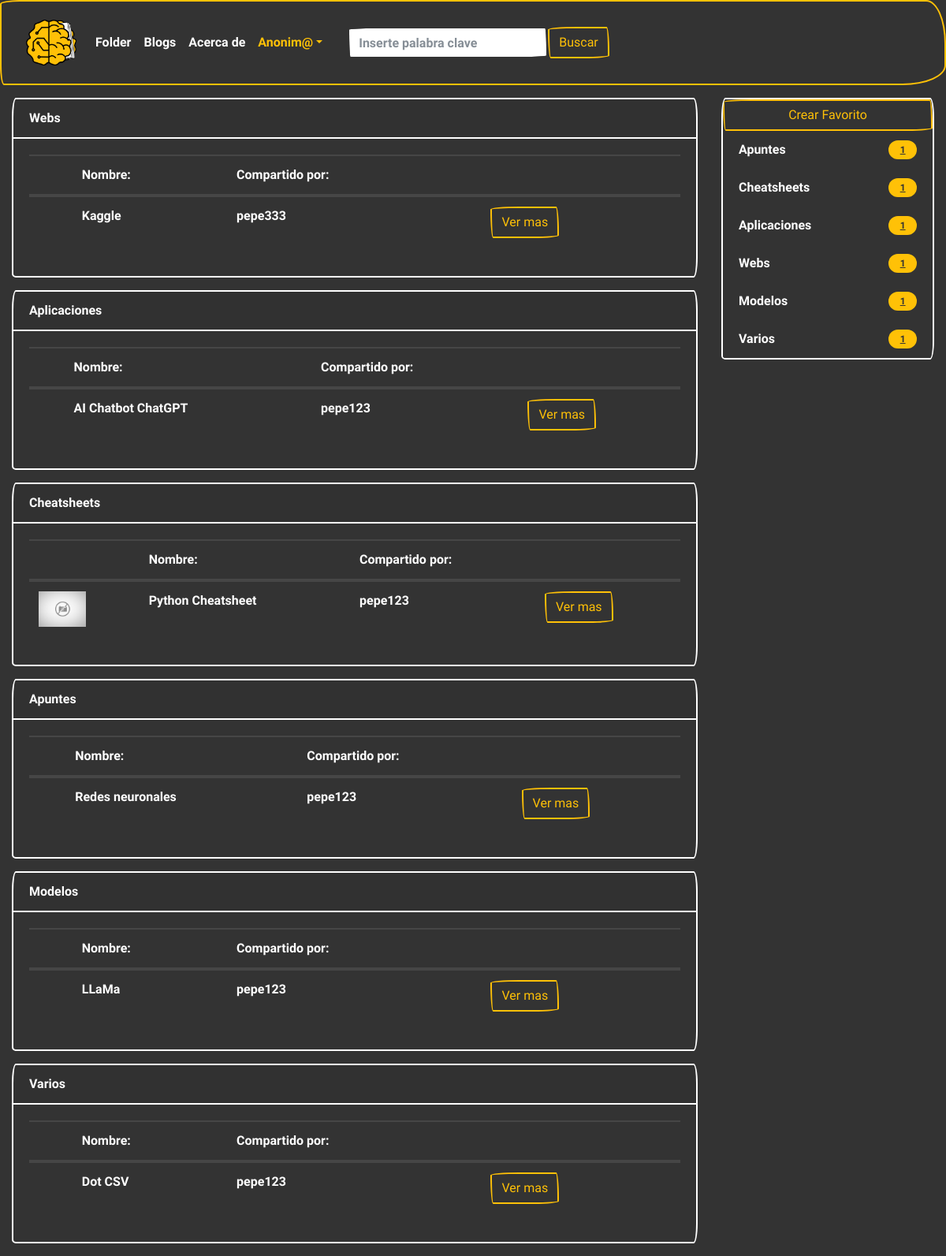
The app's page /, older data.
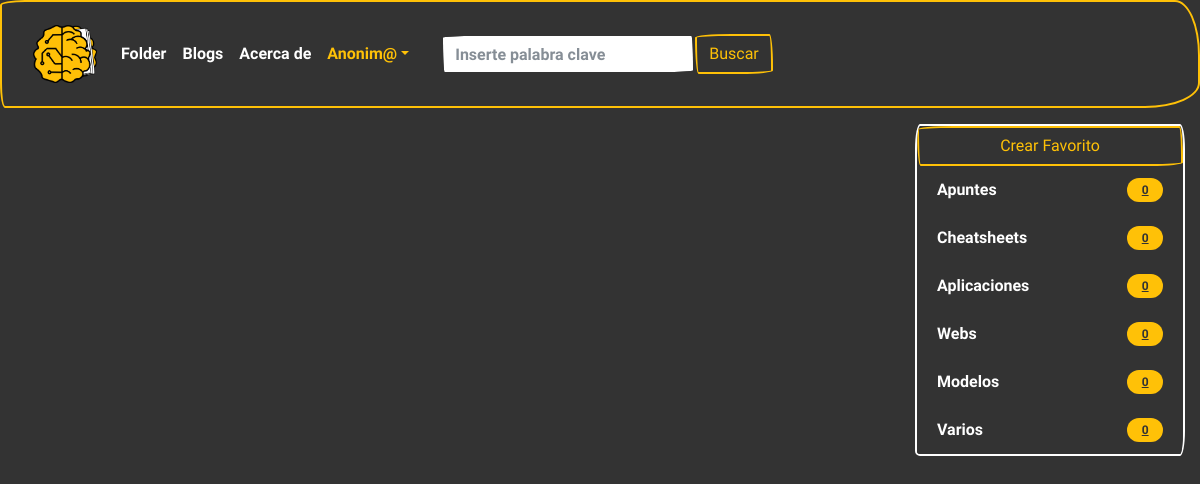
The same page, newer data.
### folder/models.py (models this page shows, shortened)
class Fav(models.Model):
    nombre = models.CharField(max_length=100)
    tipo = models.CharField(
        max_length=20,
        choices=OPCIONES_TIPOS,
        default='Aplicacion'
    )
    descripcion = models.TextField(max_length=1000, default="")
    claves = models.CharField(max_length=100)
    url = models.URLField(max_length=250)
    user = models.ForeignKey(User, on_delete=models.CASCADE)
    imagen = models.URLField(max_length=250, default="")

### folder/views.py (the view)
# urls.py: path('', views.explore, name='explore'),
def explore(request):
    favs = Fav.objects.all()
    cheatsheets = favs.filter(tipo__icontains="CheatSheet")
    cantidad_cheatsheets = cheatsheets.count()
    webs = favs.filter(tipo__icontains="Web")
    cantidad_webs = webs.count()
    aplicaciones = favs.filter(tipo__icontains="Aplicacion")
    cantidad_aplicaciones = aplicaciones.count()
    apuntes = favs.filter(tipo__icontains="Apunte")
    cantidad_apuntes = apuntes.count()
    modelos = favs.filter(tipo__icontains="Modelo")
    cantidad_modelos = modelos.count()
    varios = favs.filter(tipo__icontains="Varios")
    cantidad_varios = varios.count()
    return render(request, 'explore.html', {"cheatsheets": cheatsheets, 'cantidad_cheatsheets': cantidad_cheatsheets, 'webs': webs, 'cantidad_webs': cantidad_webs, 'aplicaciones': aplicaciones, 'cantidad_aplicaciones': cantidad_aplicaciones, 'apuntes': apuntes, 'cantidad_apuntes': cantidad_apuntes, 'modelos': modelos, 'cantidad_modelos': cantidad_modelos, 'varios': varios, 'cantidad_varios': cantidad_varios})

### templates/explore.html (shortened to what the changed rows need)
{% extends "base.html" %}
{% load static %}
{% block contenido %}
<div class="container-fluid" style="width: 100%">
    <div class="row">
        <div class="col-lg-9 col-sm-12">
            {% if webs %}
            <div class="card border-white bg-primary text-white mb-3">
                <div class="card-header">Webs</div>
                <div class="card-body">
                    <table class="table table-dark">
                        <thead>
                            <tr>
                                <th scope="col"></th>
                                <th scope="col">Nombre:</th>
                                <th scope="col">Compartido por:</th>
                                <th scope="col"></th>
                            </tr>
                        </thead>
                        <tbody>
                            {% for web in webs %}
                            <tr>
                                <td>
                                </td>
                                <td>{{web.nombre}}</td>
                                <td>{{web.user}}</td>
                                <td>
                                    <a class='btn btn-outline-warning' href="{%url 'detail_fav' web.id %}">Ver
                                        mas</a>
                                </td>
                            </tr>
                            {% endfor %}
                        </tbody>
                    </table>
                </div>
            </div>
            {% endif %}
            {% if aplicaciones %}
            <div class="card border-white bg-primary text-white mb-3">
                <div class="card-header">Aplicaciones</div>
                <div class="card-body">
                    <table class="table table-dark">
                        <thead>
                            <tr>
                                <th scope="col"></th>
                                <th scope="col">Nombre:</th>
                                <th scope="col">Compartido por:</th>
                                <th scope="col"></th>
                            </tr>
                        </thead>
                        <tbody>
                            {% for aplicacion in aplicaciones %}
                            <tr>
                                <td>
                                </td>
                                <td>{{aplicacion.nombre}}</td>
                                <td>{{aplicacion.user}}</td>
                                <td>
                                    <a class='btn btn-outline-warning' href="{%url 'detail_fav' aplicacion.id %}">Ver
                                        mas</a>
                                </td>
                            </tr>
                            {% endfor %}
                        </tbody>
                    </table>
                </div>
            </div>
            {% endif %}
            {% if cheatsheets %}
            <div class="card border-white bg-primary text-white mb-3">
                <div id='cheatsheets' class="card-header">Cheatsheets</div>
                <div class="card-body">
                    <table class="table table-dark">
                        <thead>
                            <tr>
                                <th scope="col"></th>
                                <th scope="col">Nombre:</th>
                                <th scope="col">Compartido por:</th>
                                <th scope="col"></th>
                            </tr>
                        </thead>
                        <tbody>
                            {% for cheatsheet in cheatsheets %}
                            <tr>
                                <td>
                                    {% if cheatsheet.imagen %}
                                    <img src="{{cheatsheet.imagen}}" style="width:60px" alt="">
                                    {% else %}
                                    <img src="{% static 'img/sin_imagen.jpeg' %}" style="width:60px" alt="">
                                    {% endif %}
                                </td>
                                <td>{{cheatsheet.nombre}}</td>
                                <td>{{cheatsheet.user}}</td>
                                <td>
                                    <a class='btn btn-outline-warning' href="{%url 'detail_fav' cheatsheet.id %}">Ver
                                        mas</a>
                                </td>
                            </tr>
                            {% endfor %}
                        </tbody>
                    </table>
                </div>
            </div>
            {% endif %}
            {% if apuntes %}
            <div class="card border-white bg-primary text-white mb-3">
                <div id='apuntes' class="card-header">Apuntes</div>
                <div class="card-body">
                    <table class="table table-dark">
                        <thead>
                            <tr>
                                <th scope="col"></th>
                                <th scope="col">Nombre:</th>
                                <th scope="col">Compartido por:</th>
                                <th scope="col"></th>
                            </tr>
                        </thead>
                        <tbody>
                            {% for apunte in apuntes %}
                            <tr>
                                <td>
                                </td>
                                <td>{{apunte.nombre}}</td>
                                <td>{{apunte.user}}</td>
                                <td>
                                    <a class='btn btn-outline-warning' href="{%url 'detail_fav' apunte.id %}">Ver
                                        mas</a>
                                </td>
                            </tr>
                            {% endfor %}
                        </tbody>
                    </table>
                </div>
            </div>
            {% endif %}
            {% if modelos %}
            <div class="card border-white bg-primary text-white mb-3">
                <div id='modelos' class="card-header">Modelos</div>
                <div class="card-body">
                    <table class="table table-dark">
                        <thead>
                            <tr>
                                <th scope="col"></th>
                                <th scope="col">Nombre:</th>
                                <th scope="col">Compartido por:</th>
                                <th scope="col"></th>
                            </tr>
                        </thead>
                        <tbody>
                            {% for modelo in modelos %}
                            <tr>
                                <td>
                                </td>
                                <td>{{modelo.nombre}}</td>
                                <td>{{modelo.user}}</td>
                                <td>
                                    <a class='btn btn-outline-warning' href="{%url 'detail_fav' modelo.id %}">Ver
                                        mas</a>
                                </td>
                            </tr>
                            {% endfor %}
                        </tbody>
                    </table>
                </div>
            </div>
            {% endif %}
            {% if varios %}
            <div class="card border-white bg-primary text-white mb-3">
                <div id='varios' class="card-header">Varios</div>
                <div class="card-body">
                    <table class="table table-dark">
                        <thead>
                            <tr>
                                <th scope="col"></th>
                                <th scope="col">Nombre:</th>
                                <th scope="col">Compartido por:</th>
                                <th scope="col"></th>
                            </tr>
                        </thead>
                        <tbody>
                            {% for item in varios %}
                            <tr>
                                <td>
                                </td>
                                <td>{{item.nombre}}</td>
                                <td>{{item.user}}</td>
                                <td>
                                    <a class='btn btn-outline-warning' href="{%url 'detail_fav' item.id %}">Ver
                                        mas</a>
                                </td>
                            </tr>
                            {% endfor %}
                        </tbody>
                    </table>
                </div>
            </div>
            {% endif %}
        </div>
        <div class="col-lg-3">
            <ul class="list-group card border-white bg-primary text-white mb-3 position-sticky" style="top: 2rem">
                <a href="#apuntes">
                    <li
                        class="list-group-item d-flex justify-content-between align-items-center border-white bg-primary text-white">
                        Apuntes
                        <span class="badge bg-warning rounded-pill text-primary">{{cantidad_apuntes}}</span>
                    </li>
                </a>
                <a href="#cheatsheets">
                    <li
                        class="list-group-item d-flex justify-content-between align-items-center border-white bg-primary text-white">
                        Cheatsheets
                        <span class="badge bg-warning rounded-pill text-primary">{{cantidad_cheatsheets}}</span>
                    </li>
                </a>
                <a href="#aplicaciones">
                    <li
                        class="list-group-item d-flex justify-content-between align-items-center border-white bg-primary text-white">
                        Aplicaciones
                        <span class="badge bg-warning rounded-pill text-primary">{{cantidad_aplicaciones}}</span>
                    </li>
                </a>
                <a href="#webs">
                    <li
                        class="list-group-item d-flex justify-content-between align-items-center border-white bg-primary text-white">
                        Webs
                        <span class="badge bg-warning rounded-pill text-primary">{{cantidad_webs}}</span>
                    </li>
                </a>
                <a href="#modelos">
                    <li
                        class="list-group-item d-flex justify-content-between align-items-center border-white bg-primary text-white">
                        Modelos
                        <span class="badge bg-warning rounded-pill text-primary">{{cantidad_modelos}}</span>
                    </li>
                </a>
                <a href="#varios">
                    <li
                        class="list-group-item d-flex justify-content-between align-items-center border-white bg-primary text-white">
                        Varios
                        <span class="badge bg-warning rounded-pill text-primary">{{cantidad_varios}}</span>
                    </li>
                </a>
            </ul>
        </div>
    </div>
</div>
{% endblock contenido %}

Row changes from the older to the newer data that the page shows:
removed Fav: nombre "Kaggle", user "pepe333"
removed Fav: nombre "AI Chatbot ChatGPT", user "pepe123"
removed Fav: nombre "Python Cheatsheet", user "pepe123"
removed Fav: nombre "Redes neuronales", user "pepe123"
removed Fav: nombre "LLaMa", user "pepe123"
removed Fav: nombre "Dot CSV", user "pepe123"
Text that changed along with them:
{{ cantidad_apuntes }}: "1" → "0"
{{ cantidad_cheatsheets }}: "1" → "0"
{{ cantidad_aplicaciones }}: "1" → "0"
{{ cantidad_webs }}: "1" → "0"
{{ cantidad_modelos }}: "1" → "0"
{{ cantidad_varios }}: "1" → "0"
text no longer shown: "Webs Nombre: Compartido por: Aplicaciones Nombre: Compartido por: Cheatsheets Nombre: Compartido por: Apuntes Nombre: Compartido por: Modelos Nombre: Compartido por: Varios Nombre: Compartido por:"
